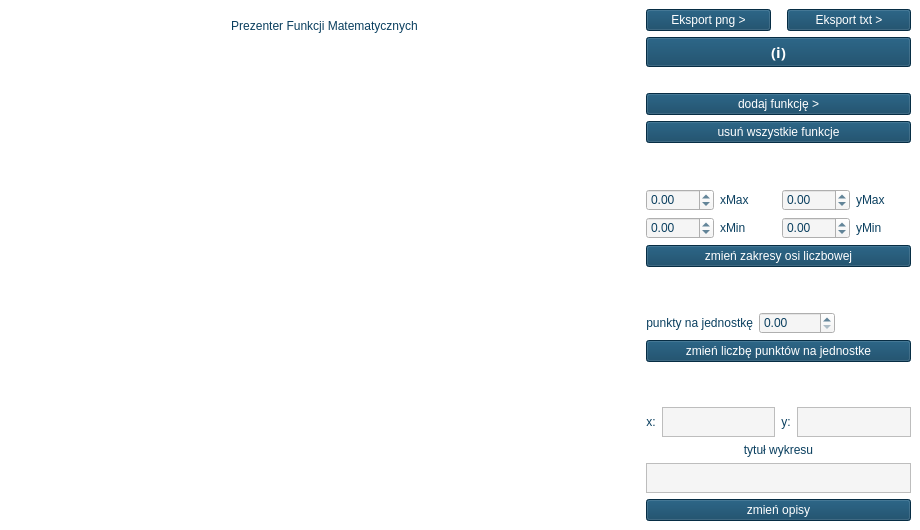
<?xml version="1.0" encoding="UTF-8"?>
<ui version="4.0">
 <class>MainWindow</class>
 <widget class="QMainWindow" name="MainWindow">
  <property name="geometry">
   <rect>
    <x>0</x>
    <y>0</y>
    <width>920</width>
    <height>530</height>
   </rect>
  </property>
  <property name="sizePolicy">
   <sizepolicy hsizetype="MinimumExpanding" vsizetype="Preferred">
    <horstretch>0</horstretch>
    <verstretch>0</verstretch>
   </sizepolicy>
  </property>
  <property name="minimumSize">
   <size>
    <width>920</width>
    <height>530</height>
   </size>
  </property>
  <property name="maximumSize">
   <size>
    <width>16777215</width>
    <height>16777215</height>
   </size>
  </property>
  <property name="windowTitle">
   <string>Prezenter Funkcji Matematycznych</string>
  </property>
  <property name="styleSheet">
   <string notr="true">background-color: rgb(255, 255, 255);
color: rgb(5, 96, 136);</string>
  </property>
  <widget class="QWidget" name="centralwidget">
   <layout class="QHBoxLayout" name="horizontalLayout_4">
    <item>
     <spacer name="horizontalSpacer_4">
      <property name="orientation">
       <enum>Qt::Horizontal</enum>
      </property>
      <property name="sizeHint" stdset="0">
       <size>
        <width>20</width>
        <height>20</height>
       </size>
      </property>
     </spacer>
    </item>
    <item>
     <layout class="QVBoxLayout" name="verticalLayout_3">
      <item>
       <spacer name="verticalSpacer_5">
        <property name="orientation">
         <enum>Qt::Vertical</enum>
        </property>
        <property name="sizeType">
         <enum>QSizePolicy::MinimumExpanding</enum>
        </property>
        <property name="sizeHint" stdset="0">
         <size>
          <width>10</width>
          <height>10</height>
         </size>
        </property>
       </spacer>
      </item>
      <item>
       <widget class="QLabel" name="nazwaProgramuLabel">
        <property name="styleSheet">
         <string notr="true">font: 700 italic 20pt &quot;Trebuchet MS&quot;;
color: rgb(10, 63, 95);</string>
        </property>
        <property name="text">
         <string>Prezenter Funkcji Matematycznych</string>
        </property>
        <property name="alignment">
         <set>Qt::AlignCenter</set>
        </property>
       </widget>
      </item>
      <item>
       <spacer name="verticalSpacer_4">
        <property name="orientation">
         <enum>Qt::Vertical</enum>
        </property>
        <property name="sizeHint" stdset="0">
         <size>
          <width>20</width>
          <height>40</height>
         </size>
        </property>
       </spacer>
      </item>
      <item>
       <widget class="QFrame" name="prezenterWykresow">
        <property name="sizePolicy">
         <sizepolicy hsizetype="Fixed" vsizetype="Fixed">
          <horstretch>0</horstretch>
          <verstretch>0</verstretch>
         </sizepolicy>
        </property>
        <property name="minimumSize">
         <size>
          <width>631</width>
          <height>471</height>
         </size>
        </property>
        <property name="maximumSize">
         <size>
          <width>631</width>
          <height>471</height>
         </size>
        </property>
        <layout class="QHBoxLayout" name="horizontalLayout">
         <property name="topMargin">
          <number>9</number>
         </property>
        </layout>
       </widget>
      </item>
      <item>
       <spacer name="verticalSpacer_3">
        <property name="orientation">
         <enum>Qt::Vertical</enum>
        </property>
        <property name="sizeHint" stdset="0">
         <size>
          <width>20</width>
          <height>40</height>
         </size>
        </property>
       </spacer>
      </item>
     </layout>
    </item>
    <item>
     <spacer name="horizontalSpacer_5">
      <property name="orientation">
       <enum>Qt::Horizontal</enum>
      </property>
      <property name="sizeHint" stdset="0">
       <size>
        <width>20</width>
        <height>20</height>
       </size>
      </property>
     </spacer>
    </item>
    <item>
     <layout class="QVBoxLayout" name="verticalLayout_2">
      <item>
       <layout class="QGridLayout" name="gridLayout">
        <item row="0" column="3">
         <widget class="QPushButton" name="eksportTXT">
          <property name="sizePolicy">
           <sizepolicy hsizetype="MinimumExpanding" vsizetype="Fixed">
            <horstretch>0</horstretch>
            <verstretch>0</verstretch>
           </sizepolicy>
          </property>
          <property name="minimumSize">
           <size>
            <width>20</width>
            <height>0</height>
           </size>
          </property>
          <property name="maximumSize">
           <size>
            <width>300</width>
            <height>16777215</height>
           </size>
          </property>
          <property name="styleSheet">
           <string notr="true">background-color: rgb(10, 63, 95);
color: rgb(255, 255, 255);
selection-color: rgb(5, 96, 136);
font: 700 11pt &quot;Trebuchet MS&quot;;</string>
          </property>
          <property name="text">
           <string>Eksport txt &gt;</string>
          </property>
         </widget>
        </item>
        <item row="0" column="2">
         <spacer name="horizontalSpacer_2">
          <property name="orientation">
           <enum>Qt::Horizontal</enum>
          </property>
          <property name="sizeType">
           <enum>QSizePolicy::Minimum</enum>
          </property>
          <property name="sizeHint" stdset="0">
           <size>
            <width>10</width>
            <height>20</height>
           </size>
          </property>
         </spacer>
        </item>
        <item row="0" column="1">
         <widget class="QPushButton" name="eksportPNG">
          <property name="sizePolicy">
           <sizepolicy hsizetype="MinimumExpanding" vsizetype="Fixed">
            <horstretch>0</horstretch>
            <verstretch>0</verstretch>
           </sizepolicy>
          </property>
          <property name="minimumSize">
           <size>
            <width>20</width>
            <height>0</height>
           </size>
          </property>
          <property name="maximumSize">
           <size>
            <width>300</width>
            <height>16777215</height>
           </size>
          </property>
          <property name="styleSheet">
           <string notr="true">background-color: rgb(10, 63, 95);
color: rgb(255, 255, 255);
selection-color: rgb(5, 96, 136);
font: 700 11pt &quot;Trebuchet MS&quot;;</string>
          </property>
          <property name="text">
           <string>Eksport png &gt;</string>
          </property>
         </widget>
        </item>
       </layout>
      </item>
      <item>
       <layout class="QVBoxLayout" name="verticalLayout">
        <item>
         <layout class="QHBoxLayout" name="horizontalLayout_8">
          <item>
           <widget class="QPushButton" name="info">
            <property name="sizePolicy">
             <sizepolicy hsizetype="MinimumExpanding" vsizetype="Fixed">
              <horstretch>0</horstretch>
              <verstretch>0</verstretch>
             </sizepolicy>
            </property>
            <property name="minimumSize">
             <size>
              <width>20</width>
              <height>0</height>
             </size>
            </property>
            <property name="maximumSize">
             <size>
              <width>300</width>
              <height>16777215</height>
             </size>
            </property>
            <property name="font">
             <font>
              <family>Trebuchet MS</family>
              <pointsize>11</pointsize>
              <italic>false</italic>
              <bold>true</bold>
             </font>
            </property>
            <property name="styleSheet">
             <string notr="true">background-color: rgb(10, 63, 95);
color: rgb(255, 255, 255);
selection-color: rgb(5, 96, 136);
font: 700 11pt &quot;Trebuchet MS&quot;;</string>
            </property>
            <property name="text">
             <string>(i)</string>
            </property>
           </widget>
          </item>
         </layout>
        </item>
        <item>
         <spacer name="verticalSpacer_7">
          <property name="orientation">
           <enum>Qt::Vertical</enum>
          </property>
          <property name="sizeType">
           <enum>QSizePolicy::MinimumExpanding</enum>
          </property>
          <property name="sizeHint" stdset="0">
           <size>
            <width>20</width>
            <height>20</height>
           </size>
          </property>
         </spacer>
        </item>
        <item>
         <widget class="QPushButton" name="dodajFunButton">
          <property name="sizePolicy">
           <sizepolicy hsizetype="MinimumExpanding" vsizetype="Fixed">
            <horstretch>0</horstretch>
            <verstretch>0</verstretch>
           </sizepolicy>
          </property>
          <property name="minimumSize">
           <size>
            <width>100</width>
            <height>0</height>
           </size>
          </property>
          <property name="maximumSize">
           <size>
            <width>16777215</width>
            <height>16777215</height>
           </size>
          </property>
          <property name="styleSheet">
           <string notr="true">background-color: rgb(10, 63, 95);
color: rgb(255, 255, 255);
selection-color: rgb(5, 96, 136);
font: 700 11pt &quot;Trebuchet MS&quot;;</string>
          </property>
          <property name="text">
           <string>dodaj funkcję &gt;</string>
          </property>
         </widget>
        </item>
        <item>
         <widget class="QPushButton" name="usunFunkcjeBut">
          <property name="sizePolicy">
           <sizepolicy hsizetype="MinimumExpanding" vsizetype="Fixed">
            <horstretch>0</horstretch>
            <verstretch>0</verstretch>
           </sizepolicy>
          </property>
          <property name="minimumSize">
           <size>
            <width>100</width>
            <height>0</height>
           </size>
          </property>
          <property name="styleSheet">
           <string notr="true">background-color: rgb(10, 63, 95);
selection-background-color: rgb(6, 129, 182);
color: rgb(255, 255, 255);
selection-color: rgb(5, 96, 136);
font: 700 11pt &quot;Trebuchet MS&quot;;</string>
          </property>
          <property name="text">
           <string>usuń wszystkie funkcje</string>
          </property>
         </widget>
        </item>
        <item>
         <spacer name="verticalSpacer_2">
          <property name="orientation">
           <enum>Qt::Vertical</enum>
          </property>
          <property name="sizeType">
           <enum>QSizePolicy::MinimumExpanding</enum>
          </property>
          <property name="sizeHint" stdset="0">
           <size>
            <width>20</width>
            <height>20</height>
           </size>
          </property>
         </spacer>
        </item>
        <item>
         <widget class="QLabel" name="komunikatBleduLabel">
          <property name="styleSheet">
           <string notr="true">color: rgb(10, 63, 95);
font: 700 11pt &quot;Trebuchet MS&quot;;</string>
          </property>
          <property name="text">
           <string/>
          </property>
          <property name="alignment">
           <set>Qt::AlignCenter</set>
          </property>
         </widget>
        </item>
        <item>
         <layout class="QGridLayout" name="gridLayout_2">
          <item row="0" column="3">
           <widget class="QLabel" name="yMaxLabel">
            <property name="sizePolicy">
             <sizepolicy hsizetype="MinimumExpanding" vsizetype="Preferred">
              <horstretch>0</horstretch>
              <verstretch>0</verstretch>
             </sizepolicy>
            </property>
            <property name="minimumSize">
             <size>
              <width>20</width>
              <height>0</height>
             </size>
            </property>
            <property name="styleSheet">
             <string notr="true">color: rgb(10, 63, 95);
font: 700 11pt &quot;Trebuchet MS&quot;;</string>
            </property>
            <property name="text">
             <string>yMax</string>
            </property>
            <property name="alignment">
             <set>Qt::AlignLeading|Qt::AlignLeft|Qt::AlignVCenter</set>
            </property>
           </widget>
          </item>
          <item row="0" column="0">
           <widget class="QDoubleSpinBox" name="xMaxSpinBox">
            <property name="sizePolicy">
             <sizepolicy hsizetype="MinimumExpanding" vsizetype="Fixed">
              <horstretch>0</horstretch>
              <verstretch>0</verstretch>
             </sizepolicy>
            </property>
            <property name="minimumSize">
             <size>
              <width>20</width>
              <height>0</height>
             </size>
            </property>
            <property name="styleSheet">
             <string notr="true">background-color: rgb(245, 245, 245);
color: rgb(10, 63, 95);
border-color: rgb(10, 63, 95);
selection-color: rgb(220, 255, 250);
font: 700 11pt &quot;Trebuchet MS&quot;;</string>
            </property>
            <property name="alignment">
             <set>Qt::AlignLeading|Qt::AlignLeft|Qt::AlignTop</set>
            </property>
            <property name="minimum">
             <double>-100.000000000000000</double>
            </property>
            <property name="maximum">
             <double>100.000000000000000</double>
            </property>
            <property name="singleStep">
             <double>5.000000000000000</double>
            </property>
           </widget>
          </item>
          <item row="1" column="3">
           <widget class="QLabel" name="yMinLabel">
            <property name="sizePolicy">
             <sizepolicy hsizetype="MinimumExpanding" vsizetype="Preferred">
              <horstretch>0</horstretch>
              <verstretch>0</verstretch>
             </sizepolicy>
            </property>
            <property name="minimumSize">
             <size>
              <width>20</width>
              <height>0</height>
             </size>
            </property>
            <property name="styleSheet">
             <string notr="true">color: rgb(10, 63, 95);
font: 700 11pt &quot;Trebuchet MS&quot;;</string>
            </property>
            <property name="text">
             <string>yMin</string>
            </property>
            <property name="alignment">
             <set>Qt::AlignLeading|Qt::AlignLeft|Qt::AlignVCenter</set>
            </property>
           </widget>
          </item>
          <item row="1" column="1">
           <widget class="QLabel" name="xMinLabel">
            <property name="sizePolicy">
             <sizepolicy hsizetype="MinimumExpanding" vsizetype="Preferred">
              <horstretch>0</horstretch>
              <verstretch>0</verstretch>
             </sizepolicy>
            </property>
            <property name="minimumSize">
             <size>
              <width>20</width>
              <height>0</height>
             </size>
            </property>
            <property name="styleSheet">
             <string notr="true">color: rgb(10, 63, 95);
font: 700 11pt &quot;Trebuchet MS&quot;;</string>
            </property>
            <property name="text">
             <string>xMin</string>
            </property>
            <property name="alignment">
             <set>Qt::AlignLeading|Qt::AlignLeft|Qt::AlignVCenter</set>
            </property>
           </widget>
          </item>
          <item row="0" column="2">
           <widget class="QDoubleSpinBox" name="yMaxSpinBox">
            <property name="sizePolicy">
             <sizepolicy hsizetype="MinimumExpanding" vsizetype="Fixed">
              <horstretch>0</horstretch>
              <verstretch>0</verstretch>
             </sizepolicy>
            </property>
            <property name="minimumSize">
             <size>
              <width>20</width>
              <height>0</height>
             </size>
            </property>
            <property name="styleSheet">
             <string notr="true">background-color: rgb(245, 245, 245);
color: rgb(10, 63, 95);
border-color: rgb(10, 63, 95);
selection-color: rgb(5, 96, 136);
font: 700 11pt &quot;Trebuchet MS&quot;;</string>
            </property>
            <property name="alignment">
             <set>Qt::AlignLeading|Qt::AlignLeft|Qt::AlignTop</set>
            </property>
            <property name="minimum">
             <double>-100.000000000000000</double>
            </property>
            <property name="maximum">
             <double>100.000000000000000</double>
            </property>
            <property name="singleStep">
             <double>5.000000000000000</double>
            </property>
           </widget>
          </item>
          <item row="1" column="2">
           <widget class="QDoubleSpinBox" name="yMinSpinBox">
            <property name="sizePolicy">
             <sizepolicy hsizetype="MinimumExpanding" vsizetype="Fixed">
              <horstretch>0</horstretch>
              <verstretch>0</verstretch>
             </sizepolicy>
            </property>
            <property name="minimumSize">
             <size>
              <width>20</width>
              <height>0</height>
             </size>
            </property>
            <property name="styleSheet">
             <string notr="true">background-color: rgb(245, 245, 245);
color: rgb(10, 63, 95);
border-color: rgb(10, 63, 95);
selection-color: rgb(5, 96, 136);
font: 700 11pt &quot;Trebuchet MS&quot;;</string>
            </property>
            <property name="alignment">
             <set>Qt::AlignLeading|Qt::AlignLeft|Qt::AlignTop</set>
            </property>
            <property name="minimum">
             <double>-100.000000000000000</double>
            </property>
            <property name="maximum">
             <double>100.000000000000000</double>
            </property>
            <property name="singleStep">
             <double>5.000000000000000</double>
            </property>
           </widget>
          </item>
          <item row="1" column="0">
           <widget class="QDoubleSpinBox" name="xMinSpinBox">
            <property name="sizePolicy">
             <sizepolicy hsizetype="MinimumExpanding" vsizetype="Fixed">
              <horstretch>0</horstretch>
              <verstretch>0</verstretch>
             </sizepolicy>
            </property>
            <property name="minimumSize">
             <size>
              <width>20</width>
              <height>0</height>
             </size>
            </property>
            <property name="styleSheet">
             <string notr="true">background-color: rgb(245, 245, 245);
color: rgb(10, 63, 95);
border-color: rgb(10, 63, 95);
selection-color: rgb(5, 96, 136);
font: 700 11pt &quot;Trebuchet MS&quot;;</string>
            </property>
            <property name="alignment">
             <set>Qt::AlignLeading|Qt::AlignLeft|Qt::AlignTop</set>
            </property>
            <property name="minimum">
             <double>-100.000000000000000</double>
            </property>
            <property name="maximum">
             <double>100.000000000000000</double>
            </property>
            <property name="singleStep">
             <double>5.000000000000000</double>
            </property>
           </widget>
          </item>
          <item row="0" column="1">
           <widget class="QLabel" name="xMaxLabel">
            <property name="sizePolicy">
             <sizepolicy hsizetype="MinimumExpanding" vsizetype="Preferred">
              <horstretch>0</horstretch>
              <verstretch>0</verstretch>
             </sizepolicy>
            </property>
            <property name="minimumSize">
             <size>
              <width>20</width>
              <height>0</height>
             </size>
            </property>
            <property name="styleSheet">
             <string notr="true">color: rgb(10, 63, 95);
font: 700 11pt &quot;Trebuchet MS&quot;;</string>
            </property>
            <property name="text">
             <string>xMax</string>
            </property>
            <property name="alignment">
             <set>Qt::AlignLeading|Qt::AlignLeft|Qt::AlignVCenter</set>
            </property>
           </widget>
          </item>
         </layout>
        </item>
       </layout>
      </item>
      <item>
       <widget class="QPushButton" name="zmienZakresOsiLicz">
        <property name="sizePolicy">
         <sizepolicy hsizetype="MinimumExpanding" vsizetype="Fixed">
          <horstretch>0</horstretch>
          <verstretch>0</verstretch>
         </sizepolicy>
        </property>
        <property name="minimumSize">
         <size>
          <width>80</width>
          <height>0</height>
         </size>
        </property>
        <property name="styleSheet">
         <string notr="true">background-color: rgb(10, 63, 95);
color: rgb(255, 255, 255);
selection-color: rgb(5, 96, 136);
font: 700 11pt &quot;Trebuchet MS&quot;;</string>
        </property>
        <property name="text">
         <string>zmień zakresy osi liczbowej</string>
        </property>
       </widget>
      </item>
      <item>
       <spacer name="verticalSpacer">
        <property name="orientation">
         <enum>Qt::Vertical</enum>
        </property>
        <property name="sizeType">
         <enum>QSizePolicy::MinimumExpanding</enum>
        </property>
        <property name="sizeHint" stdset="0">
         <size>
          <width>20</width>
          <height>20</height>
         </size>
        </property>
       </spacer>
      </item>
      <item>
       <layout class="QHBoxLayout" name="horizontalLayout_2">
        <item>
         <widget class="QLabel" name="pktNaJednLabel">
          <property name="sizePolicy">
           <sizepolicy hsizetype="MinimumExpanding" vsizetype="Preferred">
            <horstretch>0</horstretch>
            <verstretch>0</verstretch>
           </sizepolicy>
          </property>
          <property name="minimumSize">
           <size>
            <width>40</width>
            <height>0</height>
           </size>
          </property>
          <property name="styleSheet">
           <string notr="true">color: rgb(10, 63, 95);
font: 700 11pt &quot;Trebuchet MS&quot;;</string>
          </property>
          <property name="text">
           <string>punkty na jednostkę</string>
          </property>
          <property name="alignment">
           <set>Qt::AlignRight|Qt::AlignTrailing|Qt::AlignVCenter</set>
          </property>
         </widget>
        </item>
        <item>
         <widget class="QDoubleSpinBox" name="pktNaJednSpinBox">
          <property name="sizePolicy">
           <sizepolicy hsizetype="MinimumExpanding" vsizetype="Fixed">
            <horstretch>0</horstretch>
            <verstretch>0</verstretch>
           </sizepolicy>
          </property>
          <property name="minimumSize">
           <size>
            <width>20</width>
            <height>0</height>
           </size>
          </property>
          <property name="styleSheet">
           <string notr="true">background-color: rgb(245, 245, 245);
color: rgb(10, 63, 95);
border-color: rgb(10, 63, 95);
selection-color: rgb(5, 96, 136);
font: 700 11pt &quot;Trebuchet MS&quot;;</string>
          </property>
          <property name="alignment">
           <set>Qt::AlignLeading|Qt::AlignLeft|Qt::AlignTop</set>
          </property>
          <property name="minimum">
           <double>0.000000000000000</double>
          </property>
          <property name="maximum">
           <double>100.000000000000000</double>
          </property>
          <property name="singleStep">
           <double>0.500000000000000</double>
          </property>
         </widget>
        </item>
        <item>
         <spacer name="horizontalSpacer_6">
          <property name="orientation">
           <enum>Qt::Horizontal</enum>
          </property>
          <property name="sizeHint" stdset="0">
           <size>
            <width>20</width>
            <height>20</height>
           </size>
          </property>
         </spacer>
        </item>
       </layout>
      </item>
      <item>
       <widget class="QPushButton" name="zmienPktNaJednBut">
        <property name="sizePolicy">
         <sizepolicy hsizetype="MinimumExpanding" vsizetype="Fixed">
          <horstretch>0</horstretch>
          <verstretch>0</verstretch>
         </sizepolicy>
        </property>
        <property name="minimumSize">
         <size>
          <width>100</width>
          <height>0</height>
         </size>
        </property>
        <property name="styleSheet">
         <string notr="true">background-color: rgb(10, 63, 95);
selection-background-color: rgb(6, 129, 182);
color: rgb(255, 255, 255);
selection-color: rgb(5, 96, 136);
font: 700 11pt &quot;Trebuchet MS&quot;;</string>
        </property>
        <property name="text">
         <string>zmień liczbę punktów na jednostke</string>
        </property>
       </widget>
      </item>
      <item>
       <spacer name="verticalSpacer_6">
        <property name="orientation">
         <enum>Qt::Vertical</enum>
        </property>
        <property name="sizeType">
         <enum>QSizePolicy::MinimumExpanding</enum>
        </property>
        <property name="sizeHint" stdset="0">
         <size>
          <width>20</width>
          <height>20</height>
         </size>
        </property>
       </spacer>
      </item>
      <item>
       <layout class="QHBoxLayout" name="horizontalLayout_3">
        <item>
         <spacer name="horizontalSpacer_8">
          <property name="orientation">
           <enum>Qt::Horizontal</enum>
          </property>
          <property name="sizeHint" stdset="0">
           <size>
            <width>40</width>
            <height>20</height>
           </size>
          </property>
         </spacer>
        </item>
        <item>
         <widget class="QLabel" name="jednOsiXLabel">
          <property name="sizePolicy">
           <sizepolicy hsizetype="MinimumExpanding" vsizetype="Preferred">
            <horstretch>0</horstretch>
            <verstretch>0</verstretch>
           </sizepolicy>
          </property>
          <property name="styleSheet">
           <string notr="true">color: rgb(10, 63, 95);
font: 700 11pt &quot;Trebuchet MS&quot;;</string>
          </property>
          <property name="text">
           <string>x:</string>
          </property>
          <property name="alignment">
           <set>Qt::AlignCenter</set>
          </property>
         </widget>
        </item>
        <item>
         <widget class="QPlainTextEdit" name="jednOsiXTEdit">
          <property name="sizePolicy">
           <sizepolicy hsizetype="Minimum" vsizetype="Fixed">
            <horstretch>0</horstretch>
            <verstretch>0</verstretch>
           </sizepolicy>
          </property>
          <property name="minimumSize">
           <size>
            <width>30</width>
            <height>0</height>
           </size>
          </property>
          <property name="maximumSize">
           <size>
            <width>16777215</width>
            <height>30</height>
           </size>
          </property>
          <property name="styleSheet">
           <string notr="true">background-color: rgb(255, 255, 255);
color: rgb(10, 63, 95);
border-color: rgb(10, 63, 95);
selection-color: rgb(5, 96, 136);
font: 700 11pt &quot;Trebuchet MS&quot;;
background-color: rgb(245, 245, 245);</string>
          </property>
         </widget>
        </item>
        <item>
         <widget class="QLabel" name="jednOsiYLabel">
          <property name="sizePolicy">
           <sizepolicy hsizetype="Minimum" vsizetype="Preferred">
            <horstretch>0</horstretch>
            <verstretch>0</verstretch>
           </sizepolicy>
          </property>
          <property name="styleSheet">
           <string notr="true">color: rgb(10, 63, 95);
font: 700 11pt &quot;Trebuchet MS&quot;;</string>
          </property>
          <property name="text">
           <string>y:</string>
          </property>
          <property name="alignment">
           <set>Qt::AlignCenter</set>
          </property>
         </widget>
        </item>
        <item>
         <widget class="QPlainTextEdit" name="jednOsiYTEdit">
          <property name="sizePolicy">
           <sizepolicy hsizetype="MinimumExpanding" vsizetype="Fixed">
            <horstretch>0</horstretch>
            <verstretch>0</verstretch>
           </sizepolicy>
          </property>
          <property name="minimumSize">
           <size>
            <width>30</width>
            <height>0</height>
           </size>
          </property>
          <property name="maximumSize">
           <size>
            <width>16777215</width>
            <height>30</height>
           </size>
          </property>
          <property name="styleSheet">
           <string notr="true">background-color: rgb(255, 255, 255);
color: rgb(10, 63, 95);
border-color: rgb(10, 63, 95);
selection-color: rgb(5, 96, 136);
font: 700 11pt &quot;Trebuchet MS&quot;;
background-color: rgb(245, 245, 245);</string>
          </property>
         </widget>
        </item>
        <item>
         <spacer name="horizontalSpacer_9">
          <property name="orientation">
           <enum>Qt::Horizontal</enum>
          </property>
          <property name="sizeHint" stdset="0">
           <size>
            <width>40</width>
            <height>20</height>
           </size>
          </property>
         </spacer>
        </item>
       </layout>
      </item>
      <item>
       <widget class="QLabel" name="tytulWykresuLabel">
        <property name="sizePolicy">
         <sizepolicy hsizetype="MinimumExpanding" vsizetype="Fixed">
          <horstretch>0</horstretch>
          <verstretch>0</verstretch>
         </sizepolicy>
        </property>
        <property name="styleSheet">
         <string notr="true">color: rgb(10, 63, 95);
border-bottom-color: rgb(10, 63, 95);
font: 700 11pt &quot;Trebuchet MS&quot;;</string>
        </property>
        <property name="text">
         <string>tytuł wykresu</string>
        </property>
        <property name="alignment">
         <set>Qt::AlignBottom|Qt::AlignHCenter</set>
        </property>
       </widget>
      </item>
      <item>
       <widget class="QPlainTextEdit" name="tytulWykresuTEdit">
        <property name="sizePolicy">
         <sizepolicy hsizetype="MinimumExpanding" vsizetype="Fixed">
          <horstretch>0</horstretch>
          <verstretch>0</verstretch>
         </sizepolicy>
        </property>
        <property name="minimumSize">
         <size>
          <width>0</width>
          <height>30</height>
         </size>
        </property>
        <property name="maximumSize">
         <size>
          <width>16777215</width>
          <height>30</height>
         </size>
        </property>
        <property name="styleSheet">
         <string notr="true">color: rgb(10, 63, 95);
background-color: rgb(245, 245, 245);
border-color: rgb(10, 63, 95);
selection-color: rgb(5, 96, 136);
font: 700 11pt &quot;Trebuchet MS&quot;;</string>
        </property>
       </widget>
      </item>
      <item>
       <widget class="QPushButton" name="zmienOpisyOsiBut">
        <property name="styleSheet">
         <string notr="true">background-color: rgb(10, 63, 95);
selection-background-color: rgb(6, 129, 182);
color: rgb(255, 255, 255);
selection-color: rgb(5, 96, 136);
font: 700 11pt &quot;Trebuchet MS&quot;;</string>
        </property>
        <property name="text">
         <string>zmień opisy</string>
        </property>
       </widget>
      </item>
     </layout>
    </item>
    <item>
     <spacer name="horizontalSpacer">
      <property name="orientation">
       <enum>Qt::Horizontal</enum>
      </property>
      <property name="sizeHint" stdset="0">
       <size>
        <width>30</width>
        <height>20</height>
       </size>
      </property>
     </spacer>
    </item>
   </layout>
  </widget>
 </widget>
 <resources/>
 <connections/>
</ui>
